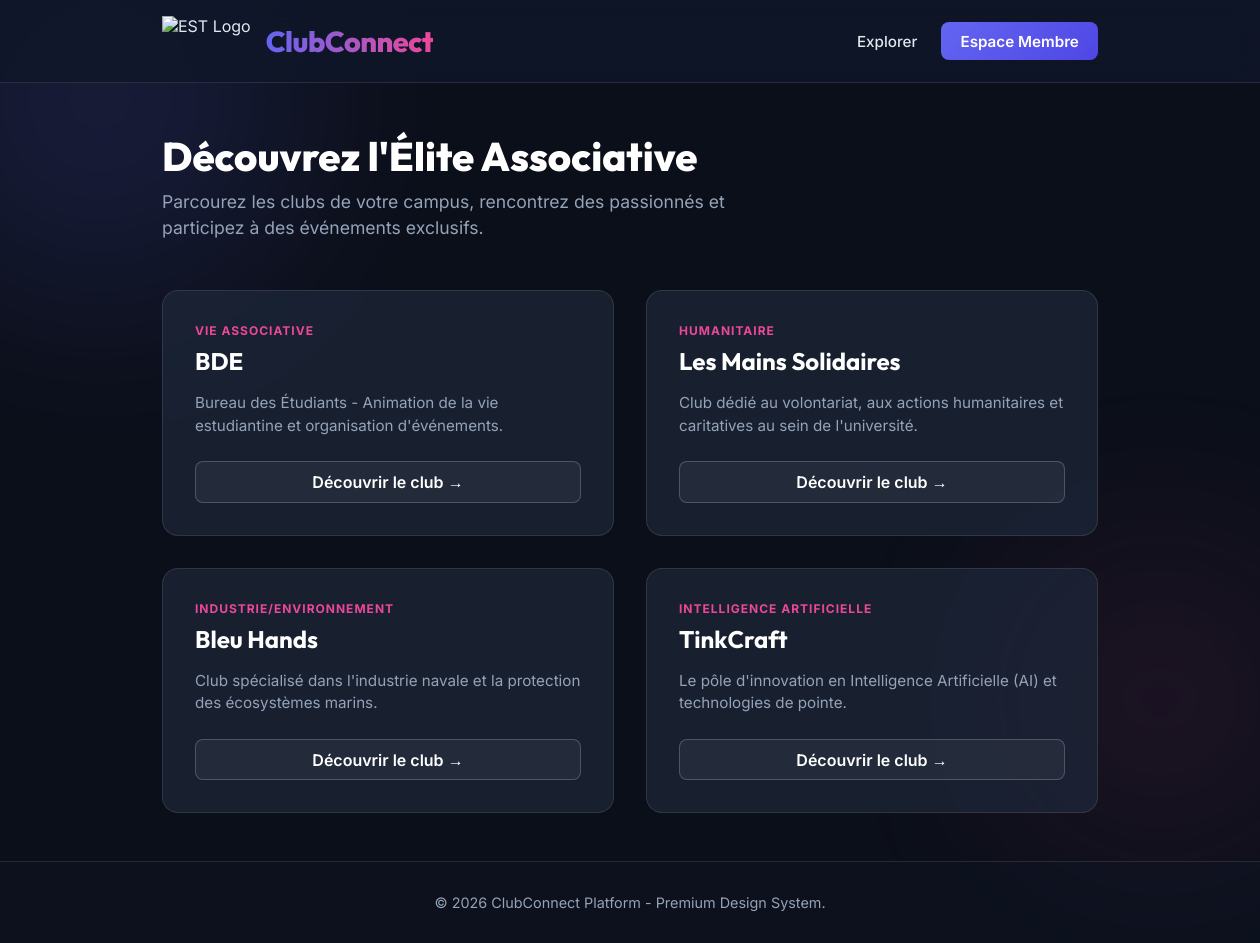
The page / on the database its author committed.
### models.py (models this page shows, shortened)
class Club(db.Model):
    __tablename__ = 'club'
    id = db.Column(db.Integer, primary_key=True)
    _nom = db.Column('nom', db.String(100), nullable=False)
    description = db.Column(db.Text)
    categorie = db.Column(db.String(50))
    date_creation = db.Column(db.String(20))
    president_id = db.Column(db.Integer, db.ForeignKey('membre.id'))
    evenements = db.relationship('Evenement', backref='club', cascade="all, delete-orphan", lazy=True)
    @property
    def nom(self):
        return self._nom
    @nom.setter
    def nom(self, value):
        self._nom = value
    nom = db.synonym('_nom', descriptor=nom)

### app.py (the view)
@app.route('/')
def index():
    user = session.get('user_email')
    clubs = Club.query.all()
    return render_template('index.html', clubs=clubs, user=user)

### templates/index.html (shortened to what this page needs)
{% extends 'base.html' %}
{% block content %}
<div class="animate-in">
    <h2 class="page-title">Découvrez l'Élite Associative</h2>
    <p class="page-subtitle">Parcourez les clubs de votre campus, rencontrez des passionnés et participez à des événements exclusifs.</p>
</div>
<div class="clubs-grid animate-in" style="animation-delay: 0.2s;">
    {% for club in clubs %}
        <div class="club-card">
            <span class="club-category">{{ club.categorie }}</span>
            <h3>{{ club.nom }}</h3>
            <p>{{ club.description }}</p>
            <a href="/club/{{ club.id }}" class="btn-outline">Découvrir le club &rarr;</a>
        </div>
    {% else %}
        <p style="grid-column: 1/-1; text-align: center; color: var(--text-muted); padding: 3rem; background: var(--card-bg); border-radius: 12px; border: 1px dashed var(--card-border);">Aucun club n'est disponible pour le moment.</p>
    {% endfor %}
</div>
{% endblock %}

### templates/base.html (shortened to what this page needs)
<!DOCTYPE html>
<html lang="fr">
<head>
</head>
<body>
    <div class="blob-1"></div>
    <div class="blob-2"></div>
    <header>
        <div class="header-content">
            <div style="display: flex; align-items: center; gap: 15px;">
                <img src="https://www.est.uae.ma/latest_assests/logo.png" alt="EST Logo" style="height: 50px;">
                <h1 class="logo">ClubConnect</h1>
            </div>
            <nav>
                <a href="/">Explorer</a>
                {% if session.get('user_email') %}
                    <span style="color: var(--text-muted); font-size: 0.9rem; margin-right: 10px;">{{ session.get('user_nom') }}</span>
                    <a href="/logout" class="nav-btn" style="background: rgba(255,255,255,0.1); color: #fff;">Déconnexion</a>
                {% else %}
                    <a href="/login" class="nav-btn">Espace Membre</a>
                {% endif %}
            </nav>
        </div>
    </header>
    <div class="container">
        {% block content %}{% endblock %}
    </div>
    <footer>
        &copy; 2026 ClubConnect Platform - Premium Design System.
    </footer>
</body>
</html>

### templates/base.html (style rules this page uses)
:root { --bg-color: #0b0f19; --text-main: #e2e8f0; --text-muted: #94a3b8; --primary: #6366f1; --primary-hover: #4f46e5; --accent: #ec4899; --card-bg: rgba(30, 41, 59, 0.7); --card-border: rgba(255, 255, 255, 0.1); }
* { box-sizing: border-box; margin: 0; padding: 0; }
body { font-family: 'Inter', sans-serif; background-color: var(--bg-color); color: var(--text-main); min-height: 100vh; position: relative; overflow-x: hidden; display: flex; flex-direction: column; }
.blob-1, .blob-2 { position: absolute; border-radius: 50%; filter: blur(100px); z-index: -1; opacity: 0.5; animation: float 10s infinite ease-in-out alternate; }
.blob-1 { width: 400px; height: 400px; background: rgba(99, 102, 241, 0.3); top: -100px; left: -100px; }
.blob-2 { width: 300px; height: 300px; background: rgba(236, 72, 153, 0.2); bottom: 10%; right: -50px; animation-delay: 2s; }
header { background: rgba(15, 23, 42, 0.8); backdrop-filter: blur(12px); -webkit-backdrop-filter: blur(12px); border-bottom: 1px solid var(--card-border); padding: 1rem 0; position: sticky; top: 0; z-index: 100; }
.header-content { max-width: 1000px; margin: 0 auto; display: flex; justify-content: space-between; align-items: center; padding: 0 2rem; }
h1.logo { font-family: 'Outfit', sans-serif; font-size: 1.8rem; font-weight: 800; background: linear-gradient(to right, var(--primary), var(--accent)); -webkit-background-clip: text; -webkit-text-fill-color: transparent; margin: 0; letter-spacing: -0.5px; }
nav { display: flex; align-items: center; gap: 1.5rem; }
nav a { color: var(--text-main); text-decoration: none; font-weight: 500; font-size: 0.95rem; transition: color 0.3s ease; }
.nav-btn { background: linear-gradient(135deg, var(--primary), var(--primary-hover)); color: white !important; padding: 0.6rem 1.2rem; border-radius: 8px; font-weight: 600; transition: transform 0.3s ease, box-shadow 0.3s ease; border: none; }
.container { max-width: 1000px; margin: 3rem auto; padding: 0 2rem; flex: 1; width: 100%; }
.page-title { font-family: 'Outfit', sans-serif; font-size: 2.5rem; font-weight: 800; margin-bottom: 0.5rem; color: #fff; }
.page-subtitle { color: var(--text-muted); font-size: 1.1rem; margin-bottom: 3rem; max-width: 600px; line-height: 1.5; }
.animate-in { animation: fadeUp 0.6s ease-out forwards; opacity: 0; transform: translateY(20px); }
footer { text-align: center; padding: 2rem; color: var(--text-muted); font-size: 0.9rem; margin-top: auto; border-top: 1px solid var(--card-border); background: rgba(15, 23, 42, 0.3); }

### templates/index.html (style rules this page uses)
.clubs-grid { display: grid; grid-template-columns: repeat(auto-fill, minmax(300px, 1fr)); gap: 2rem; }
.club-card { background: var(--card-bg); border: 1px solid var(--card-border); border-radius: 16px; padding: 2rem; backdrop-filter: blur(10px); -webkit-backdrop-filter: blur(10px); transition: all 0.3s ease; position: relative; overflow: hidden; display: flex; flex-direction: column; }
.club-card::before { content: ''; position: absolute; top: 0; left: 0; right: 0; height: 4px; background: linear-gradient(to right, var(--primary), var(--accent)); opacity: 0; transition: opacity 0.3s ease; }
.club-category { display: inline-block; font-size: 0.75rem; text-transform: uppercase; letter-spacing: 1px; font-weight: 700; color: var(--accent); margin-bottom: 0.5rem; }
.club-card h3 { font-family: 'Outfit', sans-serif; font-size: 1.5rem; color: #fff; margin-bottom: 1rem; }
.club-card p { color: var(--text-muted); font-size: 0.95rem; line-height: 1.5; margin-bottom: 1.5rem; flex: 1; }
.btn-outline { display: inline-block; text-align: center; padding: 0.6rem 1.2rem; border-radius: 8px; border: 1px solid rgba(255, 255, 255, 0.2); color: #fff; text-decoration: none; font-weight: 600; transition: all 0.3s ease; background: rgba(255, 255, 255, 0.05); }

### rows shown on the page
Club: categorie "VIE ASSOCIATIVE", nom "BDE", description "Bureau des Étudiants - Animation de la vie estudiantine et organisation d'événements."
Club: categorie "HUMANITAIRE", nom "Les Mains Solidaires", description "Club dédié au volontariat, aux actions humanitaires et caritatives au sein de l'université."
Club: categorie "INDUSTRIE/ENVIRONNEMENT", nom "Bleu Hands", description "Club spécialisé dans l'industrie navale et la protection des écosystèmes marins."
Club: categorie "INTELLIGENCE ARTIFICIELLE", nom "TinkCraft", description "Le pôle d'innovation en Intelligence Artificielle (AI) et technologies de pointe."
